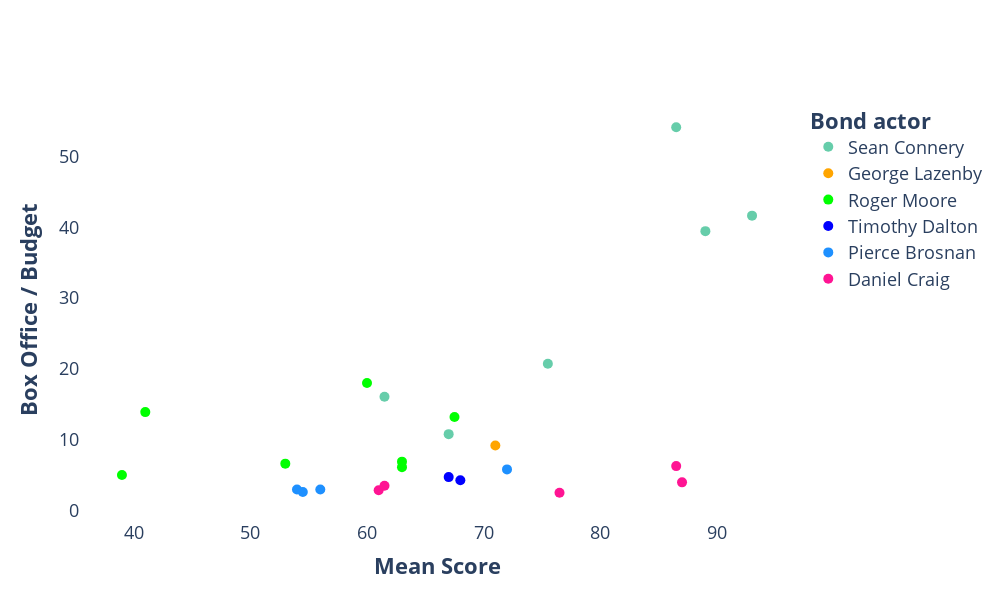

Notebook code for this chart:
### Code cell
# Variables:
x_var = "mean_score"
x_var_name = "Mean Score"
y_var = "boxoffice_over_budget"
y_var_name = "Box Office / Budget"
color_var = "bond_actor"
color_var_name = "Bond actor"

# Plot:
lvls = df[color_var].unique()
my_palette = ["#66cdaa", "#ffa500", "#00ff00", "#0000ff", "#1e90ff", "#ff1493"]

fig = go.Figure()
for l, lvl in enumerate(lvls):
    fig.add_trace(
        go.Scatter(
            x = df[x_var][df[color_var] == lvl],
            y = df[y_var][df[color_var] == lvl],
            mode = "markers",
            marker = {
                "size": 10,
                "color": my_palette[l]
            },
            name = lvl,
            customdata = df[["title",
                             "year",
                             "bond_actor",
                             "director",
                             "box_office_millions_2005",
                             "budget_millions_2005",
                             "rotten_tomatoes_score",
                             "metacritic_score"]][df[color_var] == lvl],
            hovertemplate = "<b>Title:</b> %{customdata[0]}<br>" +
                            "<b>Year:</b> %{customdata[1]}<br>" +
                            "<b>Bond:</b> %{customdata[2]}<br>" +
                            "<b>Director:</b> %{customdata[3]}<br>" +
                            "<b>Box office ($mi):</b> %{customdata[4]}<br>" +
                            "<b>Budget ($mi):</b> %{customdata[5]}<br>" +
                            "<b>Rotten Tomatoes Score:</b> %{customdata[6]}<br>" +
                            "<b>Metacritic Score:</b> %{customdata[7]}<br>" +
                            "<extra></extra>"          
        )        
    )
fig.update_layout(
    xaxis_title = "<b>" + x_var_name + "</b>" ,
    yaxis_title = "<b>" + y_var_name + "</b>",
    font = dict(
        size = 18
    ),
    showlegend = True,
    legend_title_text = "<b>" + color_var_name + "</b>",
    plot_bgcolor = "white",
    hoverlabel = dict(
        font_size = 20,
        font_family = "Rockwell"
    ),
    height = 600,
    width = 1000
)
fig.show()

### Figure 1 — Plotly figure (JSON) as saved in the notebook; plotly's stock layout.template omitted (floating-point values rounded to 4 significant figures)
{"data": [{"customdata": [["Dr. No", 1962, "Sean Connery", "Terence Young", 448.8, 7, 95, 78], ["From Russia with Love", 1963, "Sean Connery", "Terence Young", 543.8, 12.6, 95, 83], ["Goldfinger", 1964, "Sean Connery", "Guy Hamilton", 820.4, 18.6, 99, 87], ["Thunderball", 1965, "Sean Connery", "Terence Young", 848.1, 41.9, 87, 64], ["You Only Live Twice", 1967, "Sean Connery", "Lewis Gilbert", 514.2, 59.9, 73, 61], ["Diamonds Are Forever", 1971, "Sean Connery", "Guy Hamilton", 442.5, 34.7, 64, 59]], "hovertemplate": "<b>Title:</b> %{customdata[0]}<br><b>Year:</b> %{customdata[1]}<br><b>Bond:</b> %{customdata[2]}<br><b>Director:</b> %{customdata[3]}<br><b>Box office ($mi):</b> %{customdata[4]}<br><b>Budget ($mi):</b> %{customdata[5]}<br><b>Rotten Tomatoes Score:</b> %{customdata[6]}<br><b>Metacritic Score:</b> %{customdata[7]}<br><extra></extra>", "marker": {"color": "#66cdaa", "size": 10}, "mode": "markers", "name": "Sean Connery", "type": "scatter", "x": [86.5, 89, 93, 75.5, 67, 61.5], "y": [54.09, 39.45, 41.63, 20.76, 10.83, 16.11]}, {"customdata": [["On Her Majesty's Secret Service", 1969, "George Lazenby", "Peter R. Hunt", 291.5, 37.3, 81, 61]], "hovertemplate": "<b>Title:</b> %{customdata[0]}<br><b>Year:</b> %{customdata[1]}<br><b>Bond:</b> %{customdata[2]}<br><b>Director:</b> %{customdata[3]}<br><b>Box office ($mi):</b> %{customdata[4]}<br><b>Budget ($mi):</b> %{customdata[5]}<br><b>Rotten Tomatoes Score:</b> %{customdata[6]}<br><b>Metacritic Score:</b> %{customdata[7]}<br><extra></extra>", "marker": {"color": "#ffa500", "size": 10}, "mode": "markers", "name": "George Lazenby", "type": "scatter", "x": [71], "y": [9.229]}, {"customdata": [["Live and Let Die", 1973, "Roger Moore", "Guy Hamilton", 460.3, 30.8, 65, 55], ["The Man with the Golden Gun", 1974, "Roger Moore", "Guy Hamilton", 334, 27.7, 39, 43], ["The Spy Who Loved Me", 1977, "Roger Moore", "Lewis Gilbert", 533, 45.1, 80, 55], ["Moonraker", 1979, "Roger Moore", "Lewis Gilbert", 535, 91.5, 60, 66], ["For Your Eyes Only", 1981, "Roger Moore", "John Glen", 449.4, 60.2, 72, 54], ["Octopussy", 1983, "Roger Moore", "John Glen", 373.8, 53.9, 43, 63], ["A View to a Kill", 1985, "Roger Moore", "John Glen", 275.2, 54.5, 38, 40]], "hovertemplate": "<b>Title:</b> %{customdata[0]}<br><b>Year:</b> %{customdata[1]}<br><b>Bond:</b> %{customdata[2]}<br><b>Director:</b> %{customdata[3]}<br><b>Box office ($mi):</b> %{customdata[4]}<br><b>Budget ($mi):</b> %{customdata[5]}<br><b>Rotten Tomatoes Score:</b> %{customdata[6]}<br><b>Metacritic Score:</b> %{customdata[7]}<br><extra></extra>", "marker": {"color": "#00ff00", "size": 10}, "mode": "markers", "name": "Roger Moore", "type": "scatter", "x": [60, 41, 67.5, 63, 63, 53, 39], "y": [18.06, 13.94, 13.24, 6.185, 6.961, 6.68, 5.08]}, {"customdata": [["The Living Daylights", 1987, "Timothy Dalton", "John Glen", 313.5, 68.8, 74, 60], ["Licence to Kill", 1989, "Timothy Dalton", "John Glen", 250.9, 56.7, 78, 58]], "hovertemplate": "<b>Title:</b> %{customdata[0]}<br><b>Year:</b> %{customdata[1]}<br><b>Bond:</b> %{customdata[2]}<br><b>Director:</b> %{customdata[3]}<br><b>Box office ($mi):</b> %{customdata[4]}<br><b>Budget ($mi):</b> %{customdata[5]}<br><b>Rotten Tomatoes Score:</b> %{customdata[6]}<br><b>Metacritic Score:</b> %{customdata[7]}<br><extra></extra>", "marker": {"color": "#0000ff", "size": 10}, "mode": "markers", "name": "Timothy Dalton", "type": "scatter", "x": [67, 68], "y": [4.78, 4.339]}, {"customdata": [["GoldenEye", 1995, "Pierce Brosnan", "Martin Campbell", 518.5, 76.9, 79, 65], ["Tomorrow Never Dies", 1997, "Pierce Brosnan", "Roger Spottiswoode", 463.2, 133.9, 56, 52], ["The World Is Not Enough", 1999, "Pierce Brosnan", "Michael Apted", 439.5, 158.3, 52, 57], ["Die Another Day", 2002, "Pierce Brosnan", "Lee Tamahori", 465.4, 154.2, 56, 56]], "hovertemplate": "<b>Title:</b> %{customdata[0]}<br><b>Year:</b> %{customdata[1]}<br><b>Bond:</b> %{customdata[2]}<br><b>Director:</b> %{customdata[3]}<br><b>Box office ($mi):</b> %{customdata[4]}<br><b>Budget ($mi):</b> %{customdata[5]}<br><b>Rotten Tomatoes Score:</b> %{customdata[6]}<br><b>Metacritic Score:</b> %{customdata[7]}<br><extra></extra>", "marker": {"color": "#1e90ff", "size": 10}, "mode": "markers", "name": "Pierce Brosnan", "type": "scatter", "x": [72, 54, 54.5, 56], "y": [5.867, 3.027, 2.68, 3.042]}, {"customdata": [["Casino Royale", 2006, "Daniel Craig", "Martin Campbell", 589.4, 145.3, 94, 80], ["Quantum of Solace", 2008, "Daniel Craig", "Marc Forster", 514.2, 181.4, 64, 58], ["Skyfall", 2012, "Daniel Craig", "Sam Mendes", 943.5, 150, 92, 81], ["Spectre", 2015, "Daniel Craig", "Sam Mendes", 725.5, 203, 63, 60], ["No Time to Die", 2021, "Daniel Craig", "Cary Joji Fukunaga", 534.9, 200, 84, 69]], "hovertemplate": "<b>Title:</b> %{customdata[0]}<br><b>Year:</b> %{customdata[1]}<br><b>Bond:</b> %{customdata[2]}<br><b>Director:</b> %{customdata[3]}<br><b>Box office ($mi):</b> %{customdata[4]}<br><b>Budget ($mi):</b> %{customdata[5]}<br><b>Rotten Tomatoes Score:</b> %{customdata[6]}<br><b>Metacritic Score:</b> %{customdata[7]}<br><extra></extra>", "marker": {"color": "#ff1493", "size": 10}, "mode": "markers", "name": "Daniel Craig", "type": "scatter", "x": [87, 61, 86.5, 61.5, 76.5], "y": [4.04, 2.931, 6.335, 3.566, 2.577]}], "layout": {"font": {"size": 18}, "height": 600, "hoverlabel": {"font": {"family": "Rockwell", "size": 20}}, "legend": {"title": {"text": "<b>Bond actor</b>"}}, "plot_bgcolor": "white", "showlegend": true, "width": 1000, "xaxis": {"autorange": true, "range": [35.4, 96.6], "title": {"text": "<b>Mean Score</b>"}, "type": "linear"}, "yaxis": {"autorange": true, "range": [-1.264, 57.93], "title": {"text": "<b>Box Office / Budget</b>"}, "type": "linear"}}}
